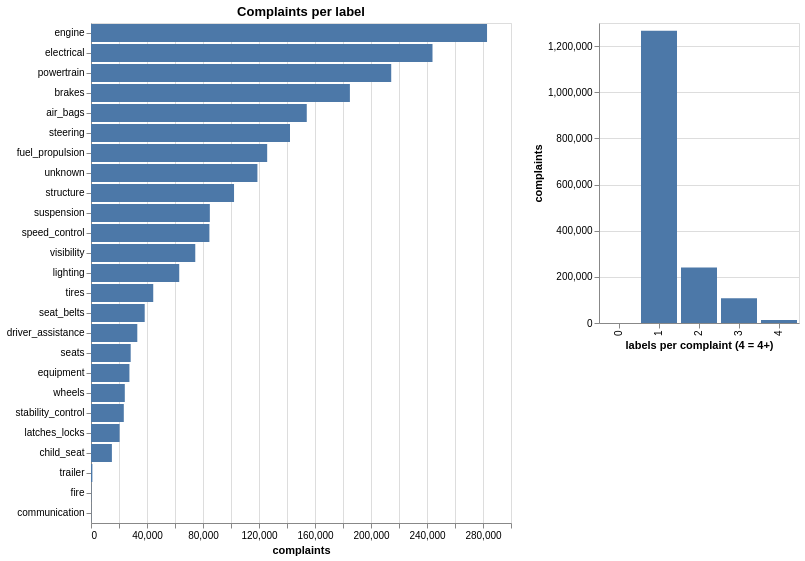

The cell this chart's notebook holds for it:
### Code cell
label_counts = complaints.select(pl.col("LABELS").explode())["LABELS"].value_counts()
labels_per_complaint = complaints.select(
    pl.col("LABELS").list.len().clip(upper_bound=4).alias("labels")
)["labels"].value_counts()
(
    alt.Chart(label_counts)
    .mark_bar()
    .encode(
        x=alt.X("count:Q", title="complaints"),
        y=alt.Y("LABELS:N", sort="-x", title=None),
        tooltip=[alt.Tooltip("count:Q", format=",")],
    )
    .properties(title="Complaints per label", width=420)
    | alt.Chart(labels_per_complaint)
    .mark_bar()
    .encode(
        x=alt.X("labels:O", title="labels per complaint (4 = 4+)"),
        y=alt.Y("count:Q", title="complaints"),
        tooltip=[alt.Tooltip("count:Q", format=",")],
    )
    .properties(width=200)
)

### Figure 1 — Vega-Lite specification as saved in the notebook (floating-point values rounded to 4 significant figures)
{"config": {"view": {"continuousWidth": 300, "continuousHeight": 300}}, "hconcat": [{"data": {"name": "data-a1dc1bd1d6041c42d717df7362f1aacf"}, "mark": {"type": "bar"}, "encoding": {"tooltip": [{"field": "count", "format": ",", "type": "quantitative"}], "x": {"field": "count", "title": "complaints", "type": "quantitative"}, "y": {"field": "LABELS", "sort": "-x", "title": null, "type": "nominal"}}, "title": "Complaints per label", "width": 420}, {"data": {"name": "data-9763c6d1061d4a8eb693591487945238"}, "mark": {"type": "bar"}, "encoding": {"tooltip": [{"field": "count", "format": ",", "type": "quantitative"}], "x": {"field": "labels", "title": "labels per complaint (4 = 4+)", "type": "ordinal"}, "y": {"field": "count", "title": "complaints", "type": "quantitative"}}, "width": 200}], "$schema": "https://vega.github.io/schema/vega-lite/v6.4.1.json", "datasets": {"data-a1dc1bd1d6041c42d717df7362f1aacf": [{"LABELS": "seats", "count": 28352}, {"LABELS": "fuel_propulsion", "count": 125842}, {"LABELS": "visibility", "count": 74481}, {"LABELS": "steering", "count": 142141}, {"LABELS": "electrical", "count": 243932}, {"LABELS": "powertrain", "count": 214443}, {"LABELS": "air_bags", "count": 154123}, {"LABELS": "seat_belts", "count": 38359}, {"LABELS": "equipment", "count": 27445}, {"LABELS": "brakes", "count": 184925}, {"LABELS": "wheels", "count": 24144}, {"LABELS": "communication", "count": 109}, {"LABELS": "latches_locks", "count": 20428}, {"LABELS": "engine", "count": 282886}, {"LABELS": "unknown", "count": 118872}, {"LABELS": "tires", "count": 44457}, {"LABELS": "driver_assistance", "count": 33071}, {"LABELS": "child_seat", "count": 14926}, {"LABELS": "lighting", "count": 63024}, {"LABELS": "stability_control", "count": 23430}, {"LABELS": "speed_control", "count": 84574}, {"LABELS": "trailer", "count": 981}, {"LABELS": "fire", "count": 178}, {"LABELS": "structure", "count": 102168}, {"LABELS": "suspension", "count": 84886}], "data-9763c6d1061d4a8eb693591487945238": [{"labels": 1, "count": 1266463}, {"labels": 2, "count": 240109}, {"labels": 4, "count": 12989}, {"labels": 0, "count": 143}, {"labels": 3, "count": 107522}]}}
